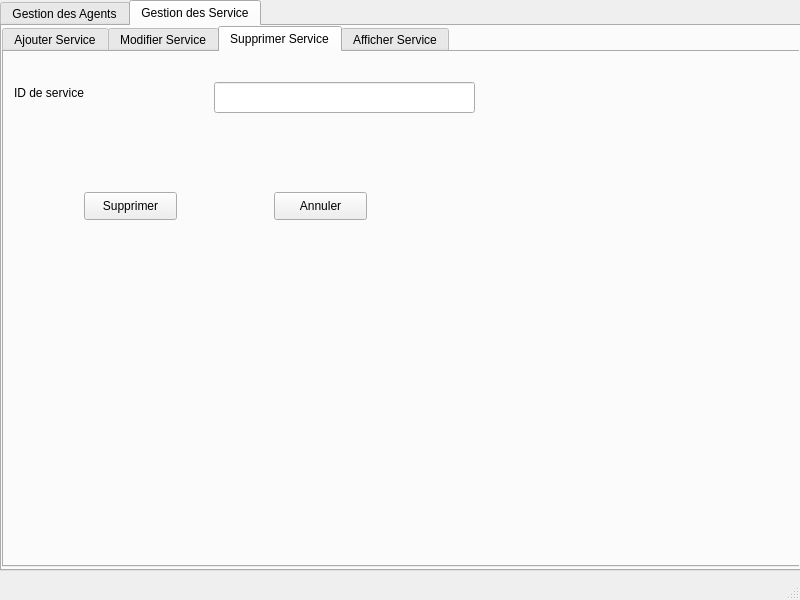
<?xml version="1.0" encoding="UTF-8"?>
<ui version="4.0">
 <class>projetsaif</class>
 <widget class="QMainWindow" name="projetsaif">
  <property name="geometry">
   <rect>
    <x>0</x>
    <y>0</y>
    <width>800</width>
    <height>600</height>
   </rect>
  </property>
  <property name="windowTitle">
   <string>projetsaif</string>
  </property>
  <widget class="QWidget" name="centralwidget">
   <widget class="QTabWidget" name="tabWidget">
    <property name="geometry">
     <rect>
      <x>0</x>
      <y>0</y>
      <width>801</width>
      <height>571</height>
     </rect>
    </property>
    <property name="currentIndex">
     <number>1</number>
    </property>
    <widget class="QWidget" name="tab">
     <attribute name="title">
      <string>Gestion des Agents</string>
     </attribute>
     <widget class="QTabWidget" name="tabWidget_2">
      <property name="geometry">
       <rect>
        <x>-10</x>
        <y>0</y>
        <width>801</width>
        <height>541</height>
       </rect>
      </property>
      <property name="currentIndex">
       <number>1</number>
      </property>
      <widget class="QWidget" name="tab_3">
       <attribute name="title">
        <string>Ajouter Agent</string>
       </attribute>
       <widget class="QPushButton" name="ajouterBusAnnuler">
        <property name="geometry">
         <rect>
          <x>280</x>
          <y>420</y>
          <width>93</width>
          <height>28</height>
         </rect>
        </property>
        <property name="styleSheet">
         <string notr="true">font: 75 8pt &quot;Times New Roman&quot;;</string>
        </property>
        <property name="text">
         <string>Annuler</string>
        </property>
       </widget>
       <widget class="QPushButton" name="pbAgentAjout">
        <property name="geometry">
         <rect>
          <x>80</x>
          <y>420</y>
          <width>93</width>
          <height>28</height>
         </rect>
        </property>
        <property name="styleSheet">
         <string notr="true">font: 75 8pt &quot;Times New Roman&quot;;</string>
        </property>
        <property name="text">
         <string>Confirmer</string>
        </property>
       </widget>
       <widget class="QLabel" name="LabelDestination">
        <property name="geometry">
         <rect>
          <x>10</x>
          <y>110</y>
          <width>181</width>
          <height>41</height>
         </rect>
        </property>
        <property name="styleSheet">
         <string notr="true">font: 75 8pt &quot;Times New Roman&quot;;</string>
        </property>
        <property name="text">
         <string>Prenom d'Agent</string>
        </property>
       </widget>
       <widget class="QLabel" name="LabelImmatricuteBus">
        <property name="geometry">
         <rect>
          <x>10</x>
          <y>0</y>
          <width>181</width>
          <height>41</height>
         </rect>
        </property>
        <property name="styleSheet">
         <string notr="true">font: 75 8pt &quot;Times New Roman&quot;;</string>
        </property>
        <property name="text">
         <string>CIN d'agent</string>
        </property>
       </widget>
       <widget class="QLineEdit" name="LECINAgentAjout">
        <property name="geometry">
         <rect>
          <x>210</x>
          <y>10</y>
          <width>261</width>
          <height>31</height>
         </rect>
        </property>
        <property name="text">
         <string>1</string>
        </property>
       </widget>
       <widget class="QLineEdit" name="LEPrenomAgentAjout">
        <property name="geometry">
         <rect>
          <x>210</x>
          <y>120</y>
          <width>261</width>
          <height>31</height>
         </rect>
        </property>
       </widget>
       <widget class="QLineEdit" name="LENomAgentAjout">
        <property name="geometry">
         <rect>
          <x>210</x>
          <y>70</y>
          <width>261</width>
          <height>31</height>
         </rect>
        </property>
       </widget>
       <widget class="QLabel" name="LabelIDConducteur">
        <property name="geometry">
         <rect>
          <x>10</x>
          <y>340</y>
          <width>181</width>
          <height>41</height>
         </rect>
        </property>
        <property name="styleSheet">
         <string notr="true">font: 75 8pt &quot;Times New Roman&quot;;</string>
        </property>
        <property name="text">
         <string>L'id de service</string>
        </property>
       </widget>
       <widget class="QLabel" name="LabelNbPlace">
        <property name="geometry">
         <rect>
          <x>10</x>
          <y>60</y>
          <width>181</width>
          <height>41</height>
         </rect>
        </property>
        <property name="styleSheet">
         <string notr="true">font: 75 8pt &quot;Times New Roman&quot;;</string>
        </property>
        <property name="text">
         <string>Nom d'Agent</string>
        </property>
       </widget>
       <widget class="QLineEdit" name="LEIDServiceAgentAjout">
        <property name="geometry">
         <rect>
          <x>210</x>
          <y>350</y>
          <width>261</width>
          <height>31</height>
         </rect>
        </property>
       </widget>
       <widget class="QLabel" name="label">
        <property name="geometry">
         <rect>
          <x>10</x>
          <y>190</y>
          <width>111</width>
          <height>20</height>
         </rect>
        </property>
        <property name="text">
         <string>Date de naissance</string>
        </property>
       </widget>
       <widget class="QLabel" name="label_2">
        <property name="geometry">
         <rect>
          <x>10</x>
          <y>240</y>
          <width>101</width>
          <height>20</height>
         </rect>
        </property>
        <property name="text">
         <string>Salaire</string>
        </property>
       </widget>
       <widget class="QLabel" name="label_3">
        <property name="geometry">
         <rect>
          <x>10</x>
          <y>300</y>
          <width>151</width>
          <height>16</height>
         </rect>
        </property>
        <property name="text">
         <string>Sexe</string>
        </property>
       </widget>
       <widget class="QLineEdit" name="LEDateNaisAgentAjout">
        <property name="geometry">
         <rect>
          <x>210</x>
          <y>180</y>
          <width>261</width>
          <height>31</height>
         </rect>
        </property>
       </widget>
       <widget class="QLineEdit" name="LESalaireAgentAjout">
        <property name="geometry">
         <rect>
          <x>210</x>
          <y>240</y>
          <width>261</width>
          <height>31</height>
         </rect>
        </property>
       </widget>
       <widget class="QLineEdit" name="LESexeAgentAjout">
        <property name="geometry">
         <rect>
          <x>210</x>
          <y>290</y>
          <width>261</width>
          <height>31</height>
         </rect>
        </property>
       </widget>
      </widget>
      <widget class="QWidget" name="tab_4">
       <attribute name="title">
        <string>Modifier Agent</string>
       </attribute>
       <widget class="QTabWidget" name="tabWidget_4">
        <property name="geometry">
         <rect>
          <x>0</x>
          <y>0</y>
          <width>811</width>
          <height>521</height>
         </rect>
        </property>
        <property name="currentIndex">
         <number>1</number>
        </property>
        <widget class="QWidget" name="tab_11">
         <attribute name="title">
          <string>Agent a modifier</string>
         </attribute>
         <widget class="QLabel" name="labelModifierBus">
          <property name="geometry">
           <rect>
            <x>20</x>
            <y>10</y>
            <width>381</width>
            <height>20</height>
           </rect>
          </property>
          <property name="styleSheet">
           <string notr="true">font: 75 8pt &quot;Times New Roman&quot;;</string>
          </property>
          <property name="text">
           <string>Veuillez saisir le CIN de d'agent que vous souhaitez le modifier</string>
          </property>
         </widget>
         <widget class="QPushButton" name="ConfirmerModifBus1">
          <property name="geometry">
           <rect>
            <x>70</x>
            <y>150</y>
            <width>93</width>
            <height>28</height>
           </rect>
          </property>
          <property name="text">
           <string>Confirmer</string>
          </property>
         </widget>
         <widget class="QPushButton" name="modifierBusRetourner">
          <property name="geometry">
           <rect>
            <x>230</x>
            <y>150</y>
            <width>93</width>
            <height>28</height>
           </rect>
          </property>
          <property name="text">
           <string>Retourner</string>
          </property>
         </widget>
         <widget class="QLineEdit" name="LEModifierBus">
          <property name="geometry">
           <rect>
            <x>100</x>
            <y>70</y>
            <width>181</width>
            <height>22</height>
           </rect>
          </property>
         </widget>
        </widget>
        <widget class="QWidget" name="tab_12">
         <attribute name="title">
          <string>Modification du Agent</string>
         </attribute>
         <widget class="QLineEdit" name="LEIDServiceAgentModif2">
          <property name="geometry">
           <rect>
            <x>210</x>
            <y>350</y>
            <width>261</width>
            <height>31</height>
           </rect>
          </property>
         </widget>
         <widget class="QPushButton" name="ajouterBusAnnuler_2">
          <property name="geometry">
           <rect>
            <x>280</x>
            <y>420</y>
            <width>93</width>
            <height>28</height>
           </rect>
          </property>
          <property name="styleSheet">
           <string notr="true">font: 75 8pt &quot;Times New Roman&quot;;</string>
          </property>
          <property name="text">
           <string>Annuler</string>
          </property>
         </widget>
         <widget class="QLabel" name="LabelImmatricuteBus_2">
          <property name="geometry">
           <rect>
            <x>10</x>
            <y>0</y>
            <width>181</width>
            <height>41</height>
           </rect>
          </property>
          <property name="styleSheet">
           <string notr="true">font: 75 8pt &quot;Times New Roman&quot;;</string>
          </property>
          <property name="text">
           <string>CIN d'agent</string>
          </property>
         </widget>
         <widget class="QLineEdit" name="LESalaireAgentModif2">
          <property name="geometry">
           <rect>
            <x>210</x>
            <y>240</y>
            <width>261</width>
            <height>31</height>
           </rect>
          </property>
         </widget>
         <widget class="QLabel" name="LabelIDConducteur_2">
          <property name="geometry">
           <rect>
            <x>10</x>
            <y>340</y>
            <width>181</width>
            <height>41</height>
           </rect>
          </property>
          <property name="styleSheet">
           <string notr="true">font: 75 8pt &quot;Times New Roman&quot;;</string>
          </property>
          <property name="text">
           <string>L'id de service</string>
          </property>
         </widget>
         <widget class="QLineEdit" name="LEDateNaisAgentModif2">
          <property name="geometry">
           <rect>
            <x>210</x>
            <y>180</y>
            <width>261</width>
            <height>31</height>
           </rect>
          </property>
         </widget>
         <widget class="QLineEdit" name="LENomAgentModif2">
          <property name="geometry">
           <rect>
            <x>210</x>
            <y>70</y>
            <width>261</width>
            <height>31</height>
           </rect>
          </property>
         </widget>
         <widget class="QLabel" name="label_5">
          <property name="geometry">
           <rect>
            <x>10</x>
            <y>190</y>
            <width>111</width>
            <height>20</height>
           </rect>
          </property>
          <property name="text">
           <string>Date de naissance</string>
          </property>
         </widget>
         <widget class="QPushButton" name="pbAgentModif2">
          <property name="geometry">
           <rect>
            <x>80</x>
            <y>420</y>
            <width>93</width>
            <height>28</height>
           </rect>
          </property>
          <property name="styleSheet">
           <string notr="true">font: 75 8pt &quot;Times New Roman&quot;;</string>
          </property>
          <property name="text">
           <string>Confirmer</string>
          </property>
         </widget>
         <widget class="QLineEdit" name="LESexeAgentModif2">
          <property name="geometry">
           <rect>
            <x>210</x>
            <y>290</y>
            <width>261</width>
            <height>31</height>
           </rect>
          </property>
         </widget>
         <widget class="QLabel" name="LabelDestination_2">
          <property name="geometry">
           <rect>
            <x>10</x>
            <y>110</y>
            <width>181</width>
            <height>41</height>
           </rect>
          </property>
          <property name="styleSheet">
           <string notr="true">font: 75 8pt &quot;Times New Roman&quot;;</string>
          </property>
          <property name="text">
           <string>Prenom d'Agent</string>
          </property>
         </widget>
         <widget class="QLabel" name="LabelNbPlace_2">
          <property name="geometry">
           <rect>
            <x>10</x>
            <y>60</y>
            <width>181</width>
            <height>41</height>
           </rect>
          </property>
          <property name="styleSheet">
           <string notr="true">font: 75 8pt &quot;Times New Roman&quot;;</string>
          </property>
          <property name="text">
           <string>Nom d'Agent</string>
          </property>
         </widget>
         <widget class="QLineEdit" name="LECINAgentModif2">
          <property name="geometry">
           <rect>
            <x>210</x>
            <y>10</y>
            <width>261</width>
            <height>31</height>
           </rect>
          </property>
         </widget>
         <widget class="QLabel" name="label_6">
          <property name="geometry">
           <rect>
            <x>10</x>
            <y>300</y>
            <width>151</width>
            <height>16</height>
           </rect>
          </property>
          <property name="text">
           <string>Sexe</string>
          </property>
         </widget>
         <widget class="QLabel" name="label_4">
          <property name="geometry">
           <rect>
            <x>10</x>
            <y>240</y>
            <width>101</width>
            <height>20</height>
           </rect>
          </property>
          <property name="text">
           <string>Salaire</string>
          </property>
         </widget>
         <widget class="QLineEdit" name="LEPrenomAgentModif2">
          <property name="geometry">
           <rect>
            <x>210</x>
            <y>120</y>
            <width>261</width>
            <height>31</height>
           </rect>
          </property>
         </widget>
        </widget>
       </widget>
      </widget>
      <widget class="QWidget" name="tab_5">
       <attribute name="title">
        <string>Supprimer Agent</string>
       </attribute>
       <widget class="QLabel" name="label_10">
        <property name="geometry">
         <rect>
          <x>10</x>
          <y>40</y>
          <width>81</width>
          <height>20</height>
         </rect>
        </property>
        <property name="text">
         <string>CIN</string>
        </property>
       </widget>
       <widget class="QPushButton" name="pbAgentSupprimer">
        <property name="geometry">
         <rect>
          <x>240</x>
          <y>150</y>
          <width>75</width>
          <height>23</height>
         </rect>
        </property>
        <property name="text">
         <string>Supprimer</string>
        </property>
       </widget>
       <widget class="QLineEdit" name="LECINAgentSupprimer">
        <property name="geometry">
         <rect>
          <x>140</x>
          <y>40</y>
          <width>113</width>
          <height>20</height>
         </rect>
        </property>
       </widget>
      </widget>
      <widget class="QWidget" name="tab_6">
       <attribute name="title">
        <string>Afficher Agent</string>
       </attribute>
       <widget class="QTableView" name="tabAgent">
        <property name="geometry">
         <rect>
          <x>10</x>
          <y>0</y>
          <width>641</width>
          <height>421</height>
         </rect>
        </property>
       </widget>
      </widget>
     </widget>
    </widget>
    <widget class="QWidget" name="tab_2">
     <attribute name="title">
      <string>Gestion des Service</string>
     </attribute>
     <widget class="QTabWidget" name="tabWidget_3">
      <property name="geometry">
       <rect>
        <x>0</x>
        <y>0</y>
        <width>801</width>
        <height>541</height>
       </rect>
      </property>
      <property name="currentIndex">
       <number>2</number>
      </property>
      <widget class="QWidget" name="tab_7">
       <attribute name="title">
        <string>Ajouter Service</string>
       </attribute>
       <widget class="QLabel" name="LabelImmatricuteBus_8">
        <property name="geometry">
         <rect>
          <x>10</x>
          <y>10</y>
          <width>181</width>
          <height>41</height>
         </rect>
        </property>
        <property name="styleSheet">
         <string notr="true">font: 75 8pt &quot;Times New Roman&quot;;</string>
        </property>
        <property name="text">
         <string>ID de service</string>
        </property>
       </widget>
       <widget class="QLineEdit" name="LEIDServiceAjout">
        <property name="geometry">
         <rect>
          <x>210</x>
          <y>20</y>
          <width>261</width>
          <height>31</height>
         </rect>
        </property>
       </widget>
       <widget class="QLineEdit" name="LELibelleServiceAjout">
        <property name="geometry">
         <rect>
          <x>210</x>
          <y>80</y>
          <width>261</width>
          <height>31</height>
         </rect>
        </property>
       </widget>
       <widget class="QLabel" name="LabelNbPlace_8">
        <property name="geometry">
         <rect>
          <x>10</x>
          <y>70</y>
          <width>181</width>
          <height>41</height>
         </rect>
        </property>
        <property name="styleSheet">
         <string notr="true">font: 75 8pt &quot;Times New Roman&quot;;</string>
        </property>
        <property name="text">
         <string>Libelle service</string>
        </property>
       </widget>
       <widget class="QPushButton" name="pbServiceAjouter">
        <property name="geometry">
         <rect>
          <x>90</x>
          <y>210</y>
          <width>93</width>
          <height>28</height>
         </rect>
        </property>
        <property name="text">
         <string>Ajouter</string>
        </property>
       </widget>
       <widget class="QPushButton" name="pushButton_2">
        <property name="geometry">
         <rect>
          <x>280</x>
          <y>210</y>
          <width>93</width>
          <height>28</height>
         </rect>
        </property>
        <property name="text">
         <string>Annuler</string>
        </property>
       </widget>
       <widget class="QLabel" name="label_7">
        <property name="geometry">
         <rect>
          <x>20</x>
          <y>150</y>
          <width>55</width>
          <height>16</height>
         </rect>
        </property>
        <property name="text">
         <string>Capacite</string>
        </property>
       </widget>
       <widget class="QLineEdit" name="LECapaciteServiceAjout">
        <property name="geometry">
         <rect>
          <x>210</x>
          <y>140</y>
          <width>261</width>
          <height>31</height>
         </rect>
        </property>
       </widget>
      </widget>
      <widget class="QWidget" name="tab_8">
       <attribute name="title">
        <string>Modifier Service</string>
       </attribute>
       <widget class="QLabel" name="LabelImmatricuteBus_12">
        <property name="geometry">
         <rect>
          <x>0</x>
          <y>20</y>
          <width>181</width>
          <height>41</height>
         </rect>
        </property>
        <property name="styleSheet">
         <string notr="true">font: 75 8pt &quot;Times New Roman&quot;;</string>
        </property>
        <property name="text">
         <string>ID de service</string>
        </property>
       </widget>
       <widget class="QLineEdit" name="LELibelleServiceModif2">
        <property name="geometry">
         <rect>
          <x>200</x>
          <y>90</y>
          <width>261</width>
          <height>31</height>
         </rect>
        </property>
       </widget>
       <widget class="QPushButton" name="pushButton_6">
        <property name="geometry">
         <rect>
          <x>270</x>
          <y>220</y>
          <width>93</width>
          <height>28</height>
         </rect>
        </property>
        <property name="text">
         <string>Annuler</string>
        </property>
       </widget>
       <widget class="QLineEdit" name="LEIDServiceModif2">
        <property name="geometry">
         <rect>
          <x>200</x>
          <y>30</y>
          <width>261</width>
          <height>31</height>
         </rect>
        </property>
       </widget>
       <widget class="QLineEdit" name="LECapaciteServiceModif2">
        <property name="geometry">
         <rect>
          <x>200</x>
          <y>150</y>
          <width>261</width>
          <height>31</height>
         </rect>
        </property>
       </widget>
       <widget class="QLabel" name="label_9">
        <property name="geometry">
         <rect>
          <x>10</x>
          <y>160</y>
          <width>55</width>
          <height>16</height>
         </rect>
        </property>
        <property name="text">
         <string>Capacite</string>
        </property>
       </widget>
       <widget class="QLabel" name="LabelNbPlace_10">
        <property name="geometry">
         <rect>
          <x>0</x>
          <y>80</y>
          <width>181</width>
          <height>41</height>
         </rect>
        </property>
        <property name="styleSheet">
         <string notr="true">font: 75 8pt &quot;Times New Roman&quot;;</string>
        </property>
        <property name="text">
         <string>Libelle service</string>
        </property>
       </widget>
       <widget class="QPushButton" name="pbServiceModif2">
        <property name="geometry">
         <rect>
          <x>80</x>
          <y>220</y>
          <width>93</width>
          <height>28</height>
         </rect>
        </property>
        <property name="text">
         <string>Modifier</string>
        </property>
       </widget>
      </widget>
      <widget class="QWidget" name="tab_9">
       <attribute name="title">
        <string>Supprimer Service</string>
       </attribute>
       <widget class="QPushButton" name="pushButton_7">
        <property name="geometry">
         <rect>
          <x>270</x>
          <y>140</y>
          <width>93</width>
          <height>28</height>
         </rect>
        </property>
        <property name="text">
         <string>Annuler</string>
        </property>
       </widget>
       <widget class="QPushButton" name="pbServiceSupprimer">
        <property name="geometry">
         <rect>
          <x>80</x>
          <y>140</y>
          <width>93</width>
          <height>28</height>
         </rect>
        </property>
        <property name="text">
         <string>Supprimer</string>
        </property>
       </widget>
       <widget class="QLineEdit" name="LEIDServiceSupprimer">
        <property name="geometry">
         <rect>
          <x>210</x>
          <y>30</y>
          <width>261</width>
          <height>31</height>
         </rect>
        </property>
       </widget>
       <widget class="QLabel" name="LabelImmatricuteBus_13">
        <property name="geometry">
         <rect>
          <x>10</x>
          <y>20</y>
          <width>181</width>
          <height>41</height>
         </rect>
        </property>
        <property name="styleSheet">
         <string notr="true">font: 75 8pt &quot;Times New Roman&quot;;</string>
        </property>
        <property name="text">
         <string>ID de service</string>
        </property>
       </widget>
      </widget>
      <widget class="QWidget" name="tab_10">
       <attribute name="title">
        <string>Afficher Service</string>
       </attribute>
       <widget class="QTableView" name="tabService">
        <property name="geometry">
         <rect>
          <x>0</x>
          <y>0</y>
          <width>641</width>
          <height>421</height>
         </rect>
        </property>
       </widget>
      </widget>
     </widget>
    </widget>
   </widget>
  </widget>
  <widget class="QMenuBar" name="menubar">
   <property name="geometry">
    <rect>
     <x>0</x>
     <y>0</y>
     <width>800</width>
     <height>26</height>
    </rect>
   </property>
  </widget>
  <widget class="QStatusBar" name="statusbar"/>
 </widget>
 <resources/>
 <connections/>
</ui>
